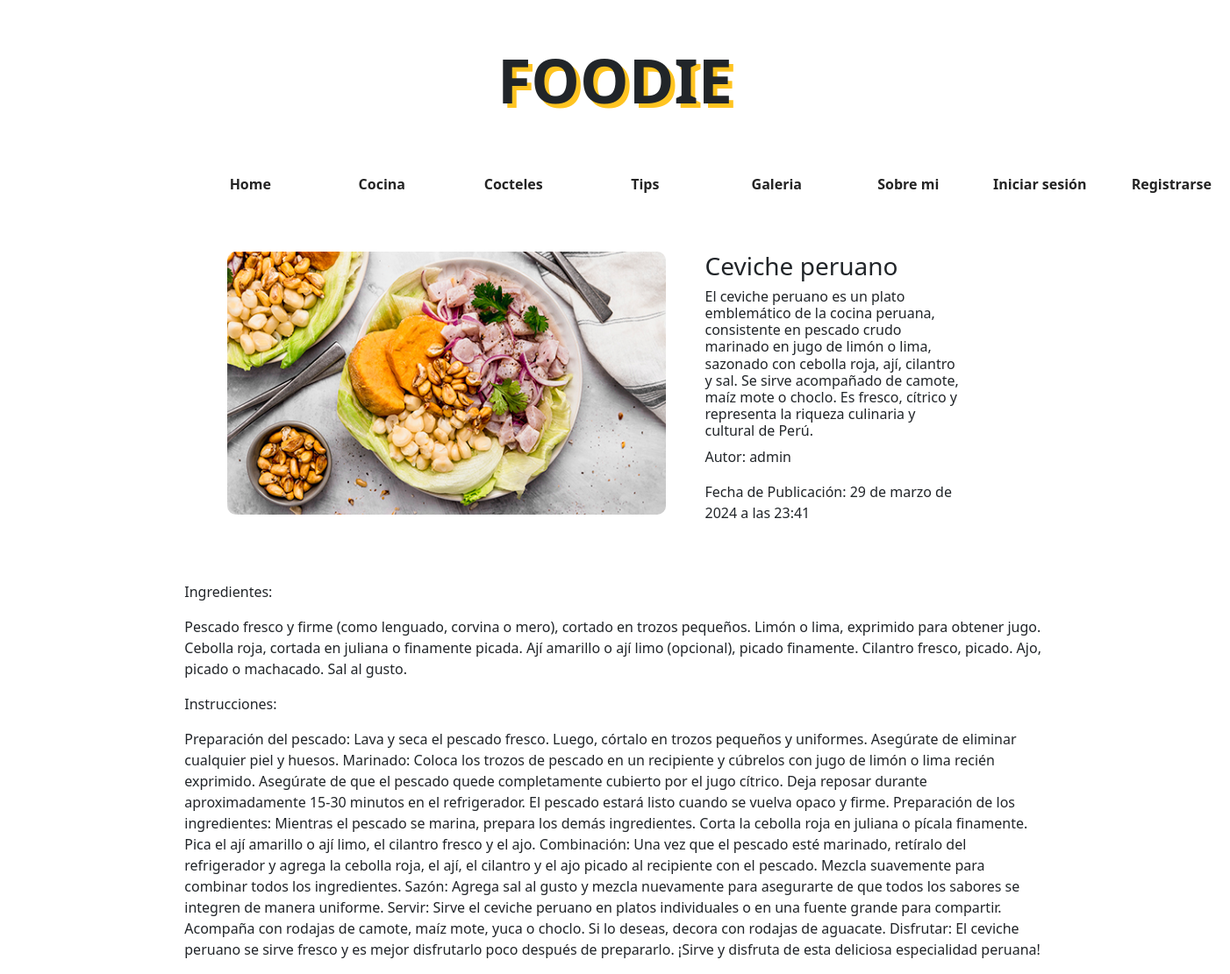
The page /recetas/1/ on the database its author committed.
### foodieApp/models.py (models this page shows, shortened)
class Receta(models.Model):
    titulo = models.CharField(max_length=100)
    descripcion = models.TextField()
    ingredientes = models.TextField()
    instrucciones = models.TextField()
    autor = models.ForeignKey(User, on_delete=models.CASCADE)
    fecha_publicacion = models.DateTimeField(auto_now_add=True)
    imagen = models.ImageField(upload_to='media/imagenes_recetas/')

### foodieApp/views.py (the view)
# urls.py: path("recetas/<int:receta_id>/", detalle_receta, name="detalle_receta"),
def detalle_receta(request, receta_id):
    receta = get_object_or_404(Receta, pk=receta_id)
    return render(request, "foodieApp/detalle_receta.html", {"receta": receta})

### foodieApp/templates/foodieApp/detalle_receta.html (shortened to what this page needs)
{% extends 'index.html' %}
{% block contenido %}
<div class="receta">
    <div>
    <img class="imagenReceta" src="{{ receta.imagen.url }}" alt="">
    </div>
    <div class="contenido">
        <h3>{{ receta.titulo }}</h3>
        <h6>{{receta.descripcion}}</h6>
        <p>Autor: {{receta.autor}}</p>
        <p>Fecha de Publicación: {{ receta.fecha_publicacion }}</p>
    </div>
</div>
    <p>Ingredientes:</p>
    <p>{{ receta.ingredientes }}</p>
    <p>Instrucciones:</p>
    <p>{{ receta.instrucciones }}</p>
{% endblock contenido %}

### foodieApp/static/css/styles.css (style rules this page uses)
body { background-color: #ffffff; }
.imagenReceta { width: 500px; height: 300px; border-radius: 10px; }
.receta { display: flex; margin: 5%; }
.contenido { margin: auto 5%; }

### rows shown on the page
Receta: imagen (picture), titulo "Ceviche peruano", descripcion "El ceviche peruano es un plato emblemático de la cocina peruana, consistente en pescado crudo marinado en jugo de limón o lima, sazonado con cebolla roja, ají, cilantro y sal. Se sirve acompañado de camote, maíz mote o choclo. Es fresco, cítrico y representa la riqueza culinaria y cultural de Perú.", autor "admin", fecha_publicacion "29 de marzo de 2024 a las 23:41", ingredientes "Pescado fresco y firme (como lenguado, corvina o mero), cortado en trozos pequeños. Limón o lima, exprimido para obtener jugo. Cebolla roja, cortada en juliana o finamente picada. Ají amarillo o ají limo (opcional), picado finamente. Cilantro fresco, picado. Ajo, picado o machacado. Sal al gusto.", instrucciones "Preparación del pescado: Lava y seca el pescado fresco. Luego, córtalo en trozos pequeños y uniformes. Asegúrate de eliminar cualquier piel y huesos. Marinado: Coloca los trozos de pescado en un recipiente y cúbrelos con jugo de limón o lima recién exprimido. Asegúrate de que el pescado quede completamente cubierto por el jugo cítrico. Deja reposar durante aproximadamente 15-30 minutos en el refrigerador. El pescado estará listo cuando se vuelva opaco y firme. Preparación de los ingredientes: Mientras el pescado se marina, prepara los demás ingredientes. Corta la cebolla roja en juliana o pícala finamente. Pica el ají amarillo o ají limo, el cilantro fresco y el ajo. Combinación: Una vez…"
